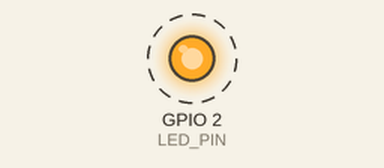
Recording of a program running on a simulated ESP32. Parts: output pins drawn as LEDs (lit = HIGH). Dashed ring = blinking.

Above: at 0.5 s.
Timing chart, 0 to 4.6 s (numbered marks = the images above):
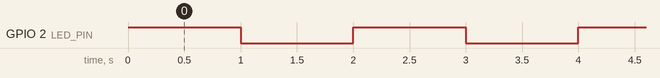

Measured:
- by itself, GPIO 2 (LED_PIN): alternates HIGH for 1.0 s and LOW for 1.0 s

The program:

main.cpp
```cpp
#include "freertos/FreeRTOS.h"
#include "freertos/task.h"
#include "driver/gpio.h"
#include "esp_log.h"

#define LED_PIN GPIO_NUM_2

static const char *TAG = "BLINK";

extern "C" void app_main(void)
{
    // Config GPIO
    gpio_reset_pin(LED_PIN);
    gpio_set_direction(LED_PIN, GPIO_MODE_OUTPUT);

    while (1)
    {
        gpio_set_level(LED_PIN, 1);
        ESP_LOGI(TAG, "Blink ESP-IDF");

        vTaskDelay(pdMS_TO_TICKS(1000));

        gpio_set_level(LED_PIN, 0);

        vTaskDelay(pdMS_TO_TICKS(1000));
    }
}
```
